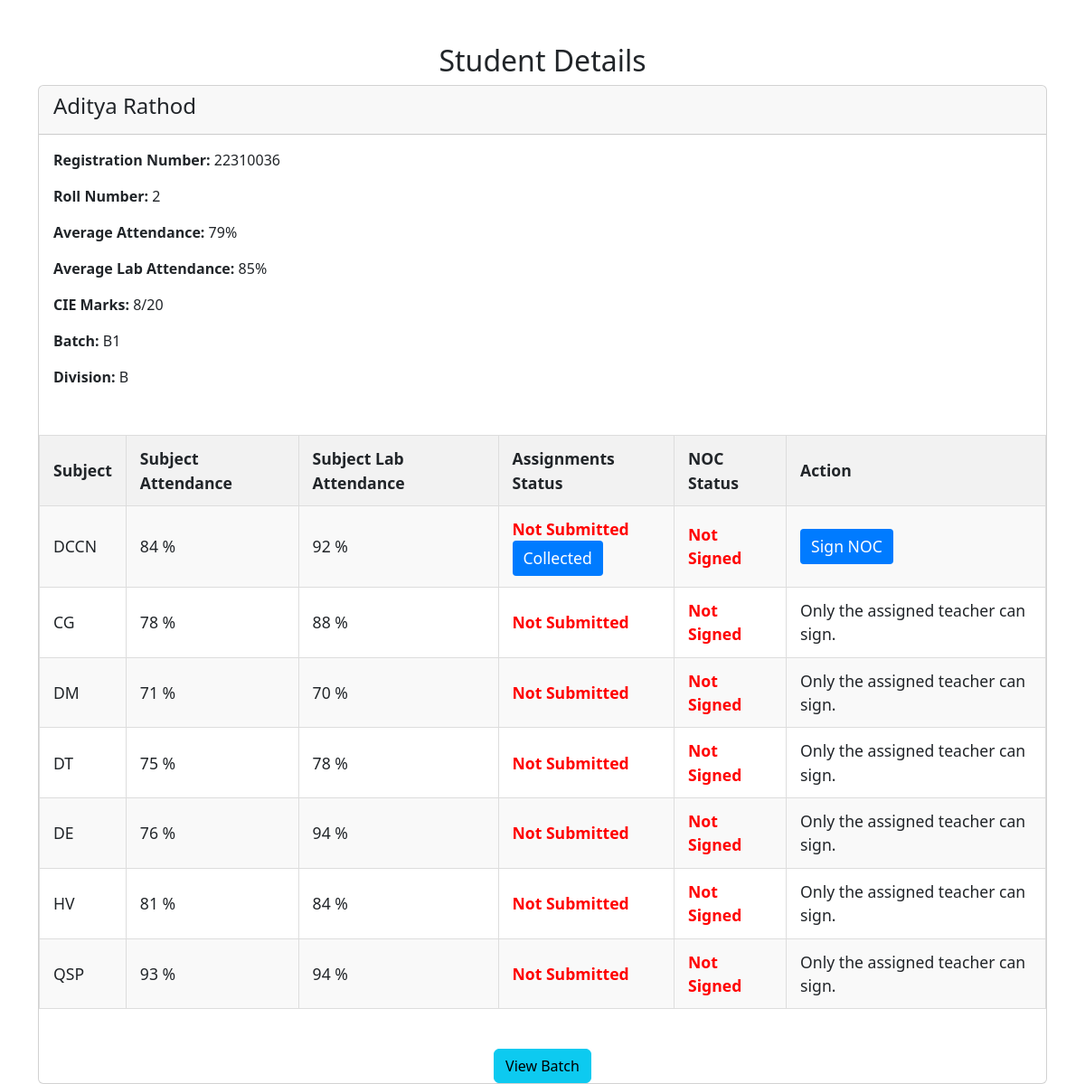
The app's page /view_student/22310036/ (signed in) with its own data.
### login/models.py (models this page shows, shortened)
class Student(models.Model):
    user = models.OneToOneField(User, on_delete=models.CASCADE, null=True, blank=True)
    registration_number = models.CharField(max_length=20, unique=True, primary_key=True)
    roll_number = models.CharField(max_length=20, unique=True)
    attendance = models.IntegerField(default=0)
    cie_marks = models.IntegerField(default=0)
    first_name = models.CharField(max_length=50)
    last_name = models.CharField(max_length=50)
    batch = models.ForeignKey(Batch, on_delete=models.SET_NULL, null=True, blank=True)
    division = models.ForeignKey(Division, on_delete=models.SET_NULL, null=True, blank=True)
    subjects = models.ManyToManyField(Subject, blank=True)

class Batch(models.Model):
    name = models.CharField(max_length=10, unique=True, primary_key=True)
    division = models.ForeignKey(Division, on_delete=models.CASCADE)

class Division(models.Model):
    name = models.CharField(max_length=10, unique=True, primary_key=True)

class Subject(models.Model):
    subject_id = models.CharField(max_length=10, unique=True, primary_key=True)
    subject_name = models.CharField(max_length=50)

### login/views.py (the view)
# urls.py: path('view_student/<str:registration_number>/', views.view_student, name='view_student'),
@login_required
def view_student(request, registration_number):
    student = Student.objects.get(registration_number=registration_number)
    student_subjects = StudentSubject.objects.filter(student=student)
    teacher_subjects = request.user.faculty.subjects.all()
    student_subjects_info = []
    attendance_total=0
    attendance_lab_total=0
    for student_subject in student_subjects:
        attendance_total = attendance_total + student_subject.subject_attendance
        attendance_lab_total = attendance_lab_total + student_subject.subject_lab_attendance
        is_teacher_assigned = teacher_subjects.filter(subject_id=student_subject.subject.subject_id).exists()
        student_subjects_info.append({
            'subject_attendance':student_subject.subject_attendance,
            'subject_lab_attendance':student_subject.subject_lab_attendance,
            'assignments_submitted':student_subject.assignments_submitted,
            'subject': student_subject.subject,
            'noc_signed': student_subject.noc_signed,
            'is_teacher_assigned': is_teacher_assigned
        })
        avg_att =int(attendance_total/7)
        avg_lab_att= int(attendance_lab_total/7)
    return render(request, 'view_student.html', {
        'student': student,
        'avg_att':avg_att,
        'avg_lab_att':avg_lab_att,
        'student_subjects_info': student_subjects_info,
    })

### templates/view_student.html (shortened to what this page needs)
{% extends "base.html" %}
{% block body %}
<div class="container mt-5">
    <h2 class="text-center">Student Details</h2>
    <div class="card">
        <div class="card-header">
            <h4>{{ student.first_name }} {{ student.last_name }}</h4>
        </div>
        <div class="card-body">
            <p><strong>Registration Number:</strong> {{ student.registration_number }}</p>
            <p><strong>Roll Number:</strong> {{ student.roll_number }}</p>
            <p><strong>Average Attendance:</strong> {{ avg_att }}%</p>
            <p><strong>Average Lab Attendance:</strong> {{ avg_lab_att }}%</p>
            <p><strong>CIE Marks:</strong> {{ student.cie_marks }}/20</p>
            <p><strong>Batch:</strong> {{ student.batch.name }}</p>
            <p><strong>Division:</strong> {{ student.division.name }}</p>
        </div>
    <table>
        <tr>
            <th>Subject</th>
            <th>Subject Attendance</th>
            <th>Subject Lab Attendance</th>
            <th>Assignments Status</th>
            <th>NOC Status</th>
            <th>Action</th>
        </tr>
        {% for info in student_subjects_info %}
        <tr>
            <td>{{ info.subject.subject_name }}</td>
            <td>{{ info.subject_attendance }} %</td>
            <td>{{ info.subject_lab_attendance }} %</td>
            <td class="status {% if info.assignments_submitted %} submitted {% else %} not-submitted {% endif %}">
                {% if info.assignments_submitted %} Submitted {% else %} Not Submitted {% endif %}
                {% if info.is_teacher_assigned %}
                    <form method="POST" action="{% url 'assignments_status' student.registration_number info.subject.subject_id %}">
                        <button type="submit">Collected</button>
                    </form>
                    {% endif %}
            </td>
            <td class="status {% if info.noc_signed %} signed {% else %} not-signed {% endif %}">
                {% if info.noc_signed %} Signed {% else %} Not Signed {% endif %}
            </td>
            <td>
                {% if info.is_teacher_assigned %}
                    <form method="POST" action="{% url 'sign_noc_for_subject' student.registration_number info.subject.subject_id %}">
                        <button type="submit">Sign NOC</button>
                    </form>
                {% else %}
                    Only the assigned teacher can sign.
                {% endif %}
            </td>
        </tr>
        {% endfor %}
    </table>
    <div class="text-center mt-4">
        <a href="{% url 'show_batch_data' %}" class="btn btn-info">View Batch</a>
    </div>
{% endblock body %}

### templates/view_student.html (style rules this page uses)
table { width: 100%; border-collapse: collapse; margin: 20px 0; font-size: 1.1em; text-align: left; }
th, td { padding: 12px 15px; border: 1px solid #ddd; }
th { background-color: #f2f2f2; }
tr:nth-child(even) { background-color: #f9f9f9; }
.status { font-weight: bold; }
.not-submitted { color: red; }
.not-signed { color: red; }
button { padding: 6px 12px; border: none; background-color: #007BFF; color: white; border-radius: 4px; cursor: pointer; }

### records on screen
Student: first_name "Aditya", last_name "Rathod", registration_number "22310036", roll_number "2", cie_marks "8", batch.name "B1", division.name "B"
Subject: subject.subject_name "DCCN", subject_attendance "84", subject_lab_attendance "92", shows "Collected", shows "Sign NOC"
Subject: subject.subject_name "CG", subject_attendance "78", subject_lab_attendance "88", shows "Only the assigned teacher can sign."
Subject: subject.subject_name "DM", subject_attendance "71", subject_lab_attendance "70", shows "Only the assigned teacher can sign."
Subject: subject.subject_name "DT", subject_attendance "75", subject_lab_attendance "78", shows "Only the assigned teacher can sign."
Subject: subject.subject_name "DE", subject_attendance "76", subject_lab_attendance "94", shows "Only the assigned teacher can sign."
Subject: subject.subject_name "HV", subject_attendance "81", subject_lab_attendance "84", shows "Only the assigned teacher can sign."
Subject: subject.subject_name "QSP", subject_attendance "93", subject_lab_attendance "94", shows "Only the assigned teacher can sign."

### other values on screen
{{ avg_att }} "79"
{{ avg_lab_att }} "85"
